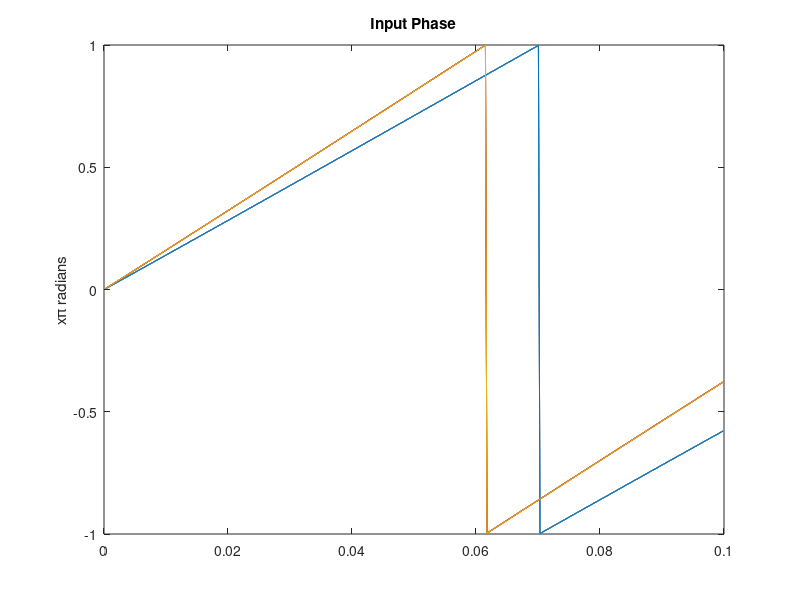
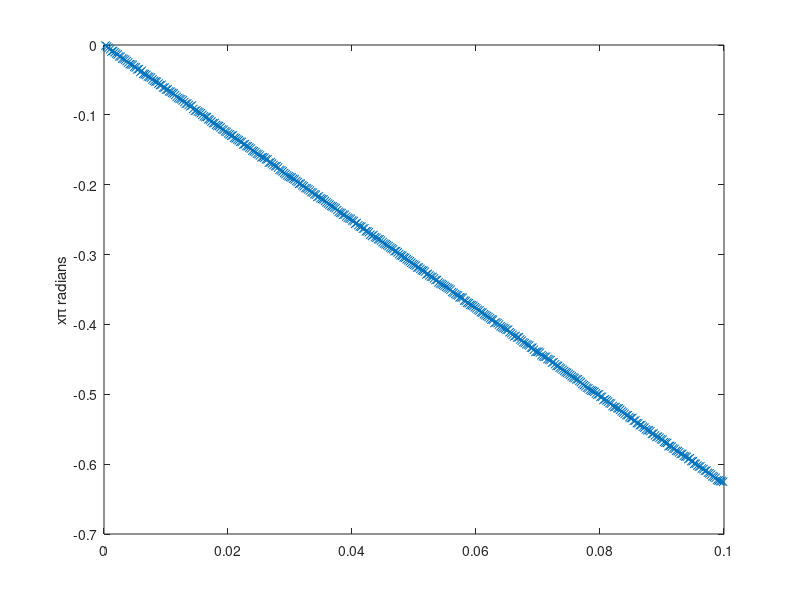

These figures' MATLAB source, in order:
load('measurement2.mat','Yall','Rall','Uall','ExcitedHarmBLA','N');
size(Yall)
size(Rall)
YY=squeeze(Yall(:,1,:)); % take one period
size(YY)
YR = YY./Rall; % Project on reference
YRmean=mean(YR,1); % Take mean along realizations
YRstd=std(YR,[],1); % idem for std
% figure;plot(db([YRmean.', YRstd.']));shg
% figure;plot(db(YR.'));shg
disp(pi*250/2048)

UU=squeeze(Uall(:,1,:));
UR = UU./Rall;

% figure;plot(ExcitedHarmBLA/N,angle(YR.')/pi); title('Output Phase'); ylabel('x\pi radians')
figure;plot(ExcitedHarmBLA/N,angle(UR.')/pi); title('Input Phase'); ylabel('x\pi radians')
figure;plot(ExcitedHarmBLA/N,angle( ( UR(1,:)./UR(2,:) ).' ),'x'); ylabel('x\pi radians')

polyfit(ExcitedHarmBLA/N*2*pi,angle( ( UR(1,:)./UR(2,:) ).' ),1)